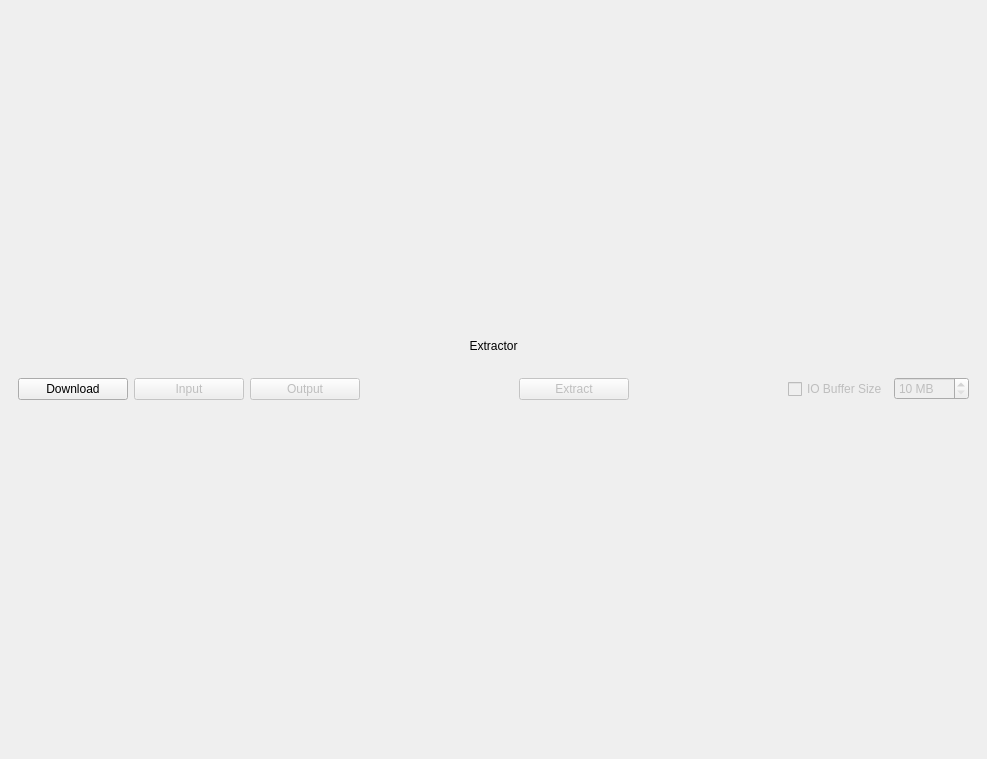
<?xml version="1.0" encoding="UTF-8"?>
<ui version="4.0">
 <class>ScsExtractor</class>
 <widget class="QWidget" name="ScsExtractor">
  <property name="geometry">
   <rect>
    <x>0</x>
    <y>0</y>
    <width>987</width>
    <height>759</height>
   </rect>
  </property>
  <property name="windowTitle">
   <string>ScsExtractor</string>
  </property>
  <layout class="QVBoxLayout" name="main_lyt">
   <property name="spacing">
    <number>30</number>
   </property>
   <property name="leftMargin">
    <number>0</number>
   </property>
   <property name="topMargin">
    <number>0</number>
   </property>
   <property name="rightMargin">
    <number>0</number>
   </property>
   <property name="bottomMargin">
    <number>0</number>
   </property>
   <item>
    <widget class="SimpleCardWidget" name="main_card">
     <property name="sizePolicy">
      <sizepolicy hsizetype="Preferred" vsizetype="Maximum">
       <horstretch>0</horstretch>
       <verstretch>0</verstretch>
      </sizepolicy>
     </property>
     <layout class="QVBoxLayout" name="main_card_lyt">
      <item>
       <widget class="StrongBodyLabel" name="extractor_lbl">
        <property name="sizePolicy">
         <sizepolicy hsizetype="Preferred" vsizetype="Maximum">
          <horstretch>0</horstretch>
          <verstretch>0</verstretch>
         </sizepolicy>
        </property>
        <property name="text">
         <string>Extractor</string>
        </property>
        <property name="alignment">
         <set>Qt::AlignCenter</set>
        </property>
       </widget>
      </item>
      <item>
       <widget class="SimpleCardWidget" name="top_card">
        <property name="sizePolicy">
         <sizepolicy hsizetype="Preferred" vsizetype="Fixed">
          <horstretch>0</horstretch>
          <verstretch>0</verstretch>
         </sizepolicy>
        </property>
        <property name="minimumSize">
         <size>
          <width>0</width>
          <height>60</height>
         </size>
        </property>
        <property name="maximumSize">
         <size>
          <width>16777215</width>
          <height>60</height>
         </size>
        </property>
        <layout class="QHBoxLayout" name="top_card_lyt">
         <item>
          <widget class="PrimaryPushButton" name="download_btn">
           <property name="sizePolicy">
            <sizepolicy hsizetype="Maximum" vsizetype="Fixed">
             <horstretch>0</horstretch>
             <verstretch>0</verstretch>
            </sizepolicy>
           </property>
           <property name="minimumSize">
            <size>
             <width>110</width>
             <height>0</height>
            </size>
           </property>
           <property name="text">
            <string>Download</string>
           </property>
          </widget>
         </item>
         <item>
          <widget class="PushButton" name="input_btn">
           <property name="enabled">
            <bool>false</bool>
           </property>
           <property name="sizePolicy">
            <sizepolicy hsizetype="Maximum" vsizetype="Fixed">
             <horstretch>0</horstretch>
             <verstretch>0</verstretch>
            </sizepolicy>
           </property>
           <property name="minimumSize">
            <size>
             <width>110</width>
             <height>0</height>
            </size>
           </property>
           <property name="text">
            <string>Input</string>
           </property>
          </widget>
         </item>
         <item>
          <widget class="PushButton" name="output_btn">
           <property name="enabled">
            <bool>false</bool>
           </property>
           <property name="sizePolicy">
            <sizepolicy hsizetype="Maximum" vsizetype="Fixed">
             <horstretch>0</horstretch>
             <verstretch>0</verstretch>
            </sizepolicy>
           </property>
           <property name="minimumSize">
            <size>
             <width>110</width>
             <height>0</height>
            </size>
           </property>
           <property name="text">
            <string>Output</string>
           </property>
          </widget>
         </item>
         <item>
          <spacer name="h_spacer_1">
           <property name="orientation">
            <enum>Qt::Horizontal</enum>
           </property>
           <property name="sizeType">
            <enum>QSizePolicy::Fixed</enum>
           </property>
           <property name="sizeHint" stdset="0">
            <size>
             <width>4</width>
             <height>20</height>
            </size>
           </property>
          </spacer>
         </item>
         <item>
          <widget class="VerticalSeparator" name="v_separator_1"/>
         </item>
         <item>
          <spacer name="h_spacer_2">
           <property name="orientation">
            <enum>Qt::Horizontal</enum>
           </property>
           <property name="sizeType">
            <enum>QSizePolicy::Fixed</enum>
           </property>
           <property name="sizeHint" stdset="0">
            <size>
             <width>4</width>
             <height>20</height>
            </size>
           </property>
          </spacer>
         </item>
         <item>
          <widget class="PrimaryPushButton" name="extract_btn">
           <property name="enabled">
            <bool>false</bool>
           </property>
           <property name="sizePolicy">
            <sizepolicy hsizetype="Maximum" vsizetype="Fixed">
             <horstretch>0</horstretch>
             <verstretch>0</verstretch>
            </sizepolicy>
           </property>
           <property name="minimumSize">
            <size>
             <width>110</width>
             <height>0</height>
            </size>
           </property>
           <property name="text">
            <string>Extract</string>
           </property>
          </widget>
         </item>
         <item>
          <spacer name="h_spacer_3">
           <property name="orientation">
            <enum>Qt::Horizontal</enum>
           </property>
           <property name="sizeType">
            <enum>QSizePolicy::Fixed</enum>
           </property>
           <property name="sizeHint" stdset="0">
            <size>
             <width>4</width>
             <height>20</height>
            </size>
           </property>
          </spacer>
         </item>
         <item>
          <widget class="VerticalSeparator" name="v_separator_2"/>
         </item>
         <item>
          <spacer name="h_spacer_4">
           <property name="orientation">
            <enum>Qt::Horizontal</enum>
           </property>
           <property name="sizeType">
            <enum>QSizePolicy::Fixed</enum>
           </property>
           <property name="sizeHint" stdset="0">
            <size>
             <width>4</width>
             <height>20</height>
            </size>
           </property>
          </spacer>
         </item>
         <item>
          <widget class="CheckBox" name="iobuffer_chk">
           <property name="enabled">
            <bool>false</bool>
           </property>
           <property name="sizePolicy">
            <sizepolicy hsizetype="Maximum" vsizetype="Fixed">
             <horstretch>0</horstretch>
             <verstretch>0</verstretch>
            </sizepolicy>
           </property>
           <property name="maximumSize">
            <size>
             <width>16777215</width>
             <height>32</height>
            </size>
           </property>
           <property name="toolTip">
            <string>Limit on size of IO buffers used during process</string>
           </property>
           <property name="text">
            <string>IO Buffer Size</string>
           </property>
          </widget>
         </item>
         <item>
          <widget class="SpinBox" name="iobuffer_spn">
           <property name="enabled">
            <bool>false</bool>
           </property>
           <property name="sizePolicy">
            <sizepolicy hsizetype="Maximum" vsizetype="Fixed">
             <horstretch>0</horstretch>
             <verstretch>0</verstretch>
            </sizepolicy>
           </property>
           <property name="suffix">
            <string notr="true"> MB</string>
           </property>
           <property name="minimum">
            <number>10</number>
           </property>
           <property name="maximum">
            <number>6144</number>
           </property>
           <property name="singleStep">
            <number>100</number>
           </property>
           <property name="value">
            <number>10</number>
           </property>
          </widget>
         </item>
        </layout>
       </widget>
      </item>
     </layout>
    </widget>
   </item>
  </layout>
 </widget>
 <customwidgets>
  <customwidget>
   <class>CheckBox</class>
   <extends>QCheckBox</extends>
   <header>qfluentwidgets</header>
  </customwidget>
  <customwidget>
   <class>PushButton</class>
   <extends>QPushButton</extends>
   <header>qfluentwidgets</header>
  </customwidget>
  <customwidget>
   <class>PrimaryPushButton</class>
   <extends>PushButton</extends>
   <header>qfluentwidgets</header>
  </customwidget>
  <customwidget>
   <class>VerticalSeparator</class>
   <extends>QWidget</extends>
   <header>qfluentwidgets</header>
  </customwidget>
  <customwidget>
   <class>CardWidget</class>
   <extends>QFrame</extends>
   <header>qfluentwidgets</header>
   <container>1</container>
  </customwidget>
  <customwidget>
   <class>SimpleCardWidget</class>
   <extends>CardWidget</extends>
   <header>qfluentwidgets</header>
   <container>1</container>
  </customwidget>
  <customwidget>
   <class>StrongBodyLabel</class>
   <extends>QLabel</extends>
   <header>qfluentwidgets</header>
  </customwidget>
  <customwidget>
   <class>SpinBox</class>
   <extends>QSpinBox</extends>
   <header>qfluentwidgets</header>
  </customwidget>
 </customwidgets>
 <resources/>
 <connections/>
</ui>
